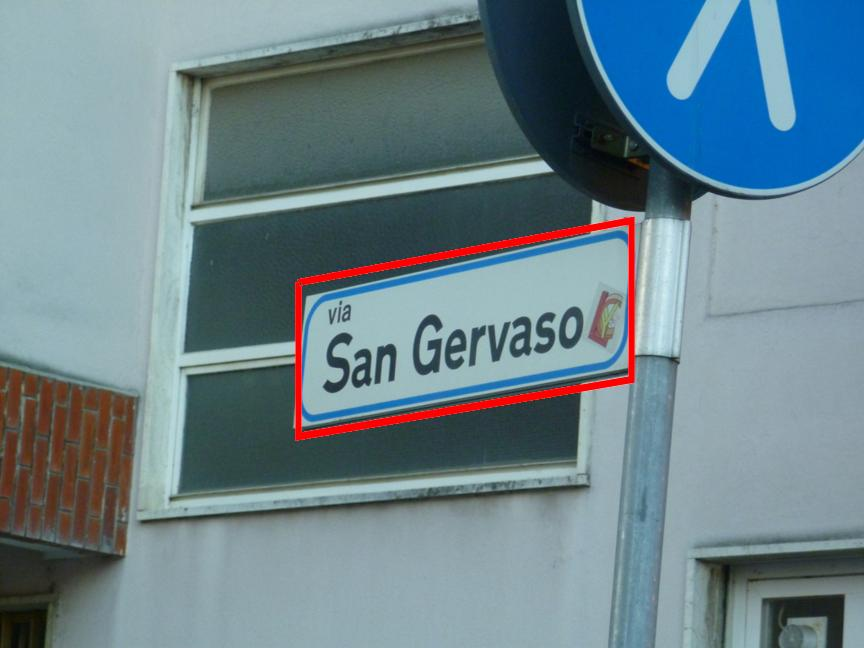
%> input picture 28.jpg, 864 x 648 px
$ octave --eval "result = load_image('28.jpg');"   (GNU Octave 9; MATLAB toolbox functions it lacks are replaced by stand-ins)
%> lines starting %> are read from the running program, lines starting %| are printed output that depends on the picture
% Bellani Daniele 780675
%
% funzione per il caricamento dell'immagine e la suddivisione dei canali
% necessari
function [rgb,gray,hsv,r,g,b,h,s,v] = load_image(image)
%> called with image = '28.jpg'
    rgb = imread(image);
%> rgb is the input picture: size 648x864x3 uint8; mean R, G, B 107.9, 130.9, 139.7
    rgb = imresize(rgb,[648 864]);
    rgb = im2double(rgb);
%> rgb: size 648x864x3 double
    gray = rgb2gray(rgb);
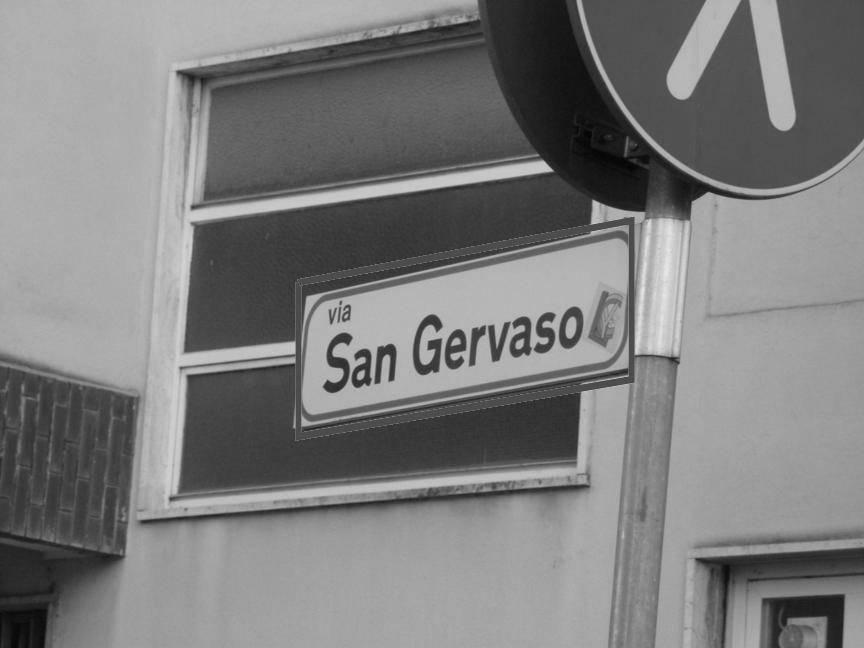
%> gray: size 648x864 double; min 0.0119, max 0.911, mean 0.49
    hsv = rgb2hsv(rgb);
%> hsv: size 648x864x3 double; mean H, S, V 0.497, 0.296, 0.57
    r = rgb(:,:,1);
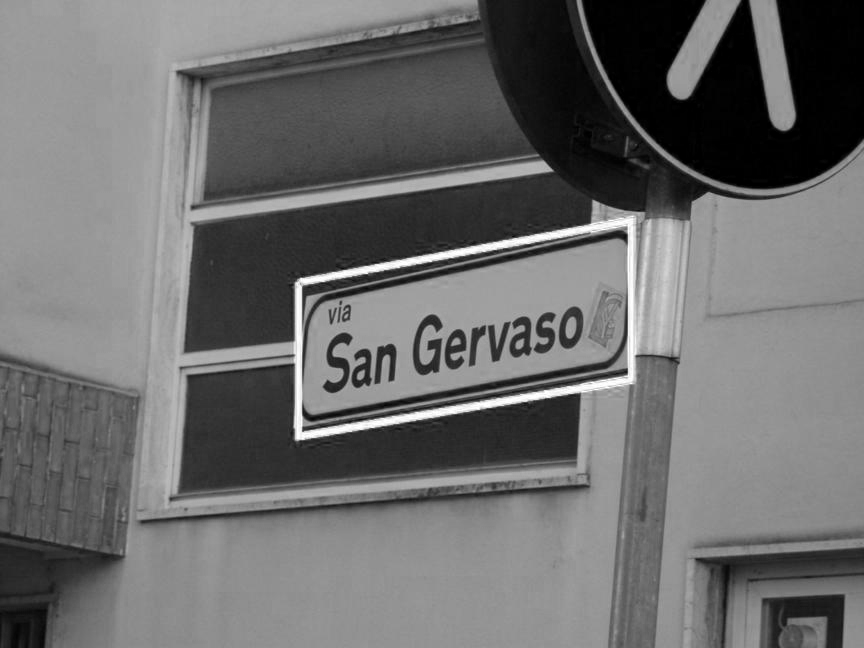
%> r: size 648x864 double; min 0, max 1, mean 0.423
    g = rgb(:,:,2);
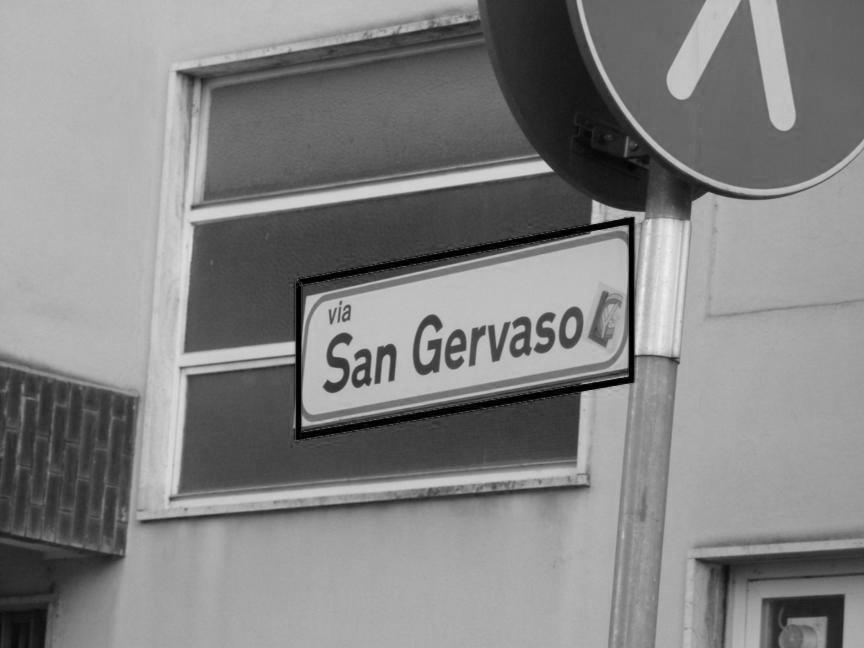
%> g: size 648x864 double; min 0, max 0.941, mean 0.513
    b = rgb(:,:,3);
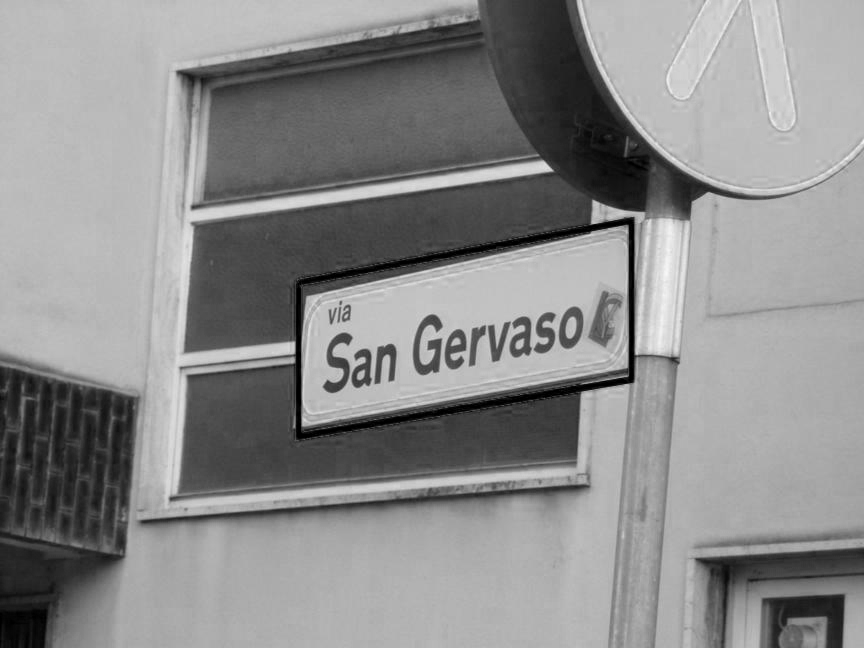
%> b: size 648x864 double; min 0, max 0.973, mean 0.548
    h = hsv(:,:,1);
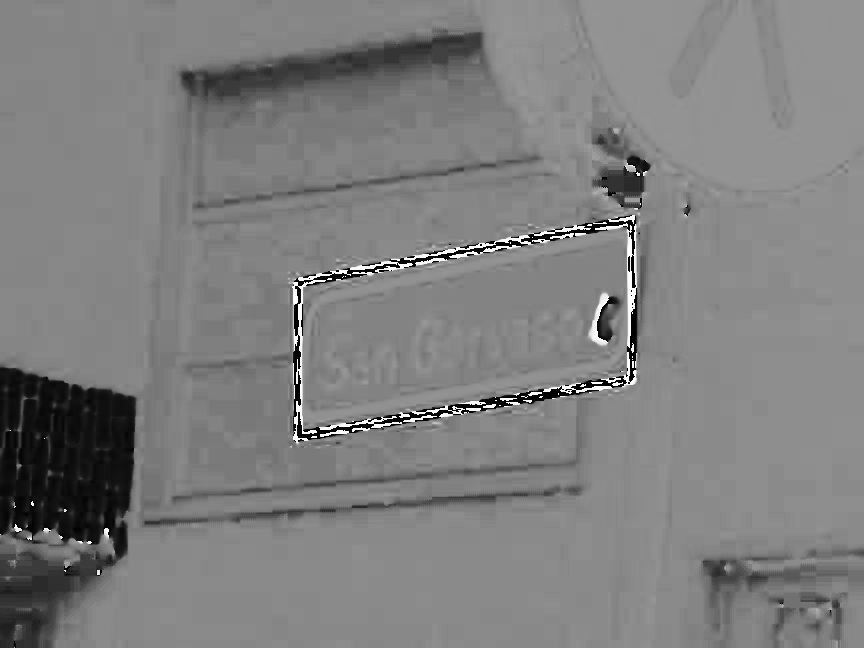
%> h: size 648x864 double; min 0, max 0.999, mean 0.497
    s = hsv(:,:,2);
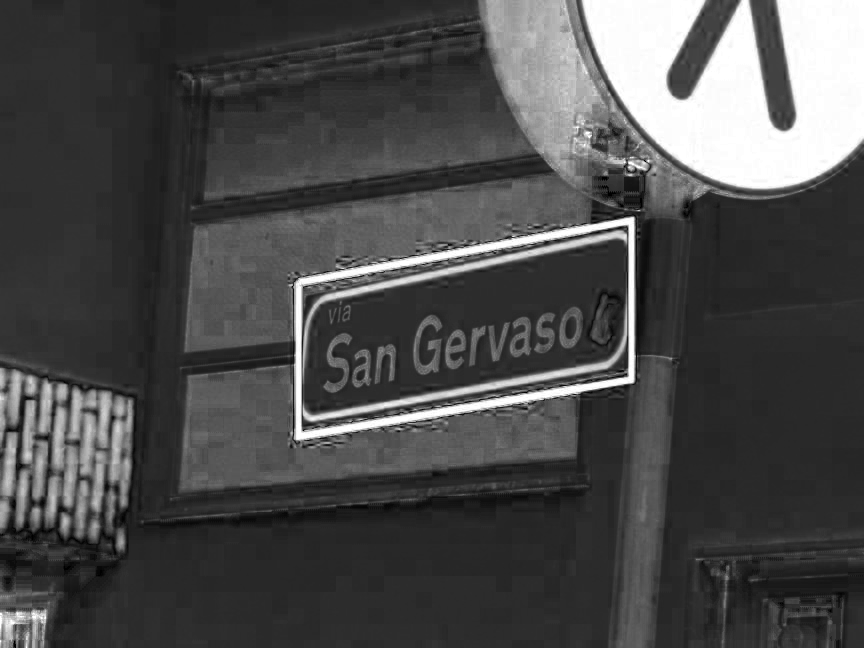
%> s: size 648x864 double; min 0, max 1, mean 0.296
    v = hsv(:,:,3);
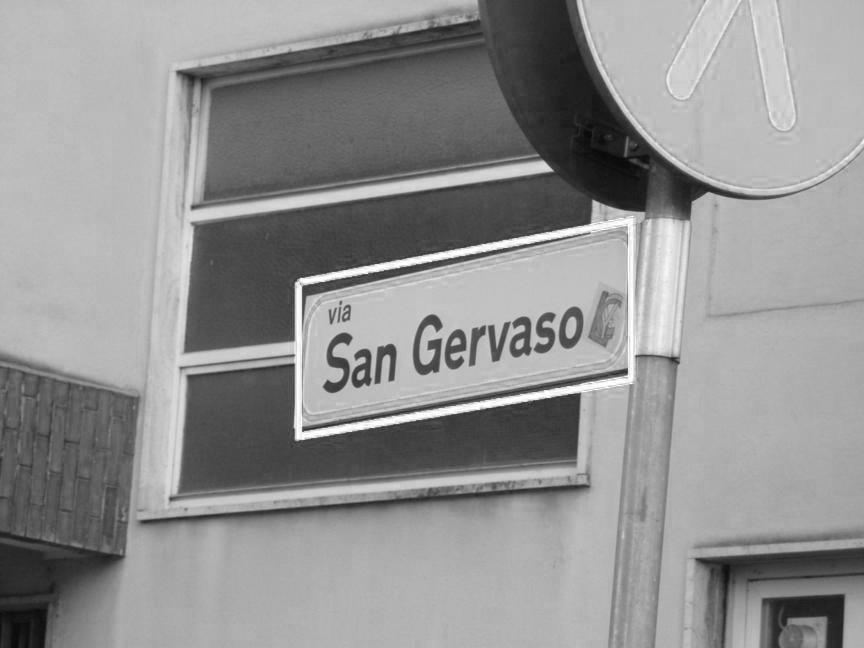
%> v: size 648x864 double; min 0.0235, max 1, mean 0.57
end

$ run again, on 34.jpg
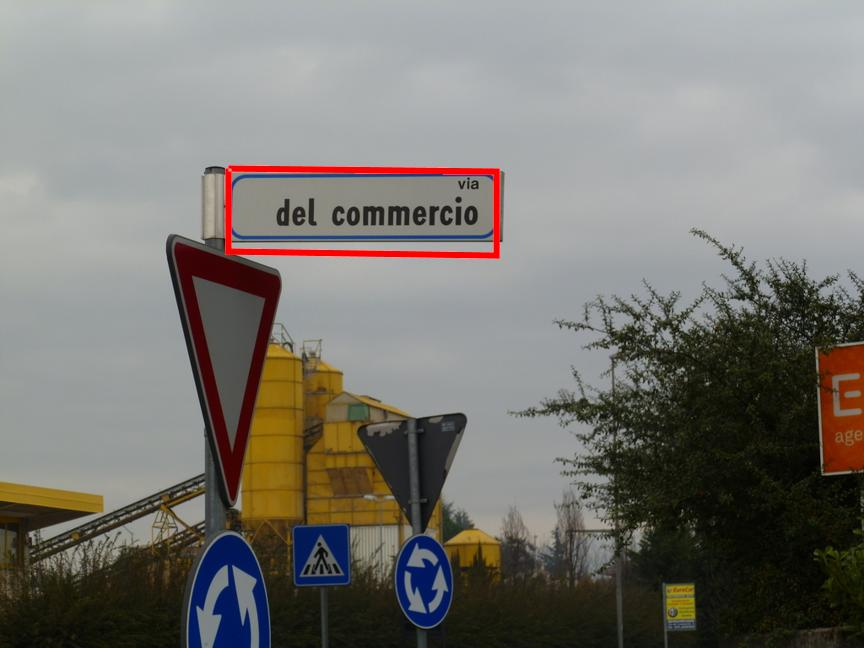
%> input picture 34.jpg, 864 x 648 px
%> in load_image, rgb is the input picture: size 648x864x3 uint8; mean R, G, B 121, 118.7, 113.5
%> rgb: size 648x864x3 double
%> hsv: size 648x864x3 double; mean H, S, V 0.382, 0.229, 0.495
%> in load_image, `s = hsv(:,:,2);`:
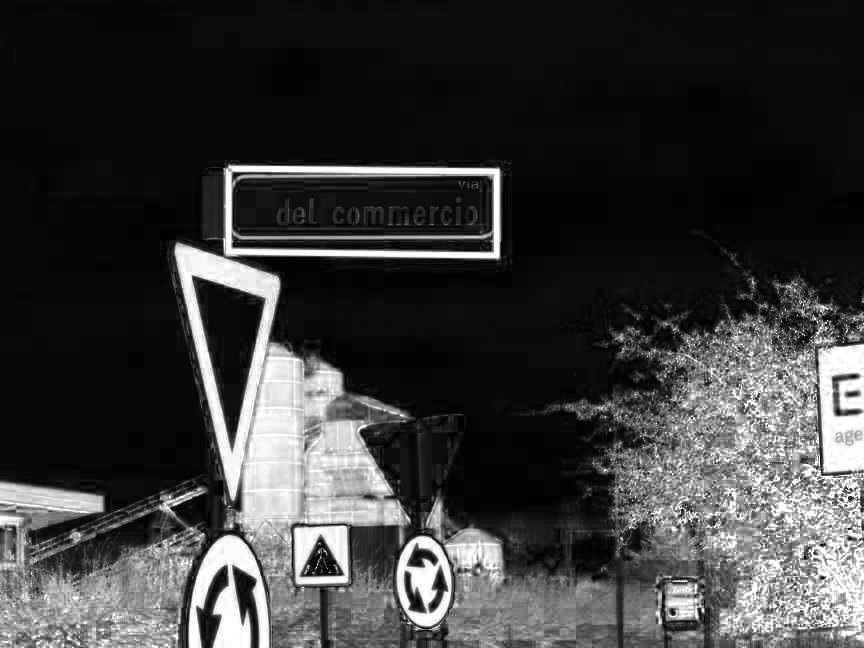
%> s: size 648x864 double; min 0, max 1, mean 0.229
%> in load_image, `v = hsv(:,:,3);`:
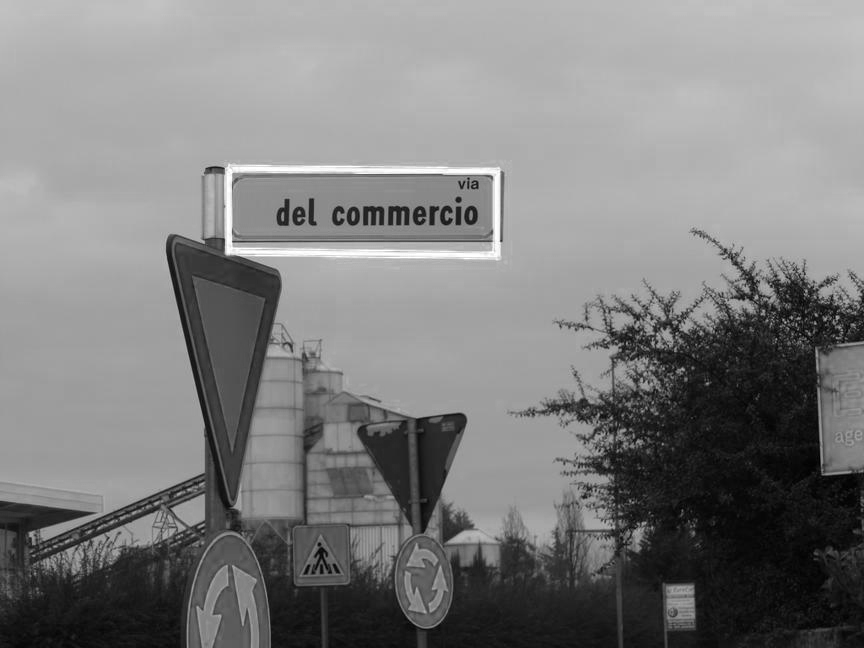
%> v: size 648x864 double; min 0, max 1, mean 0.495
